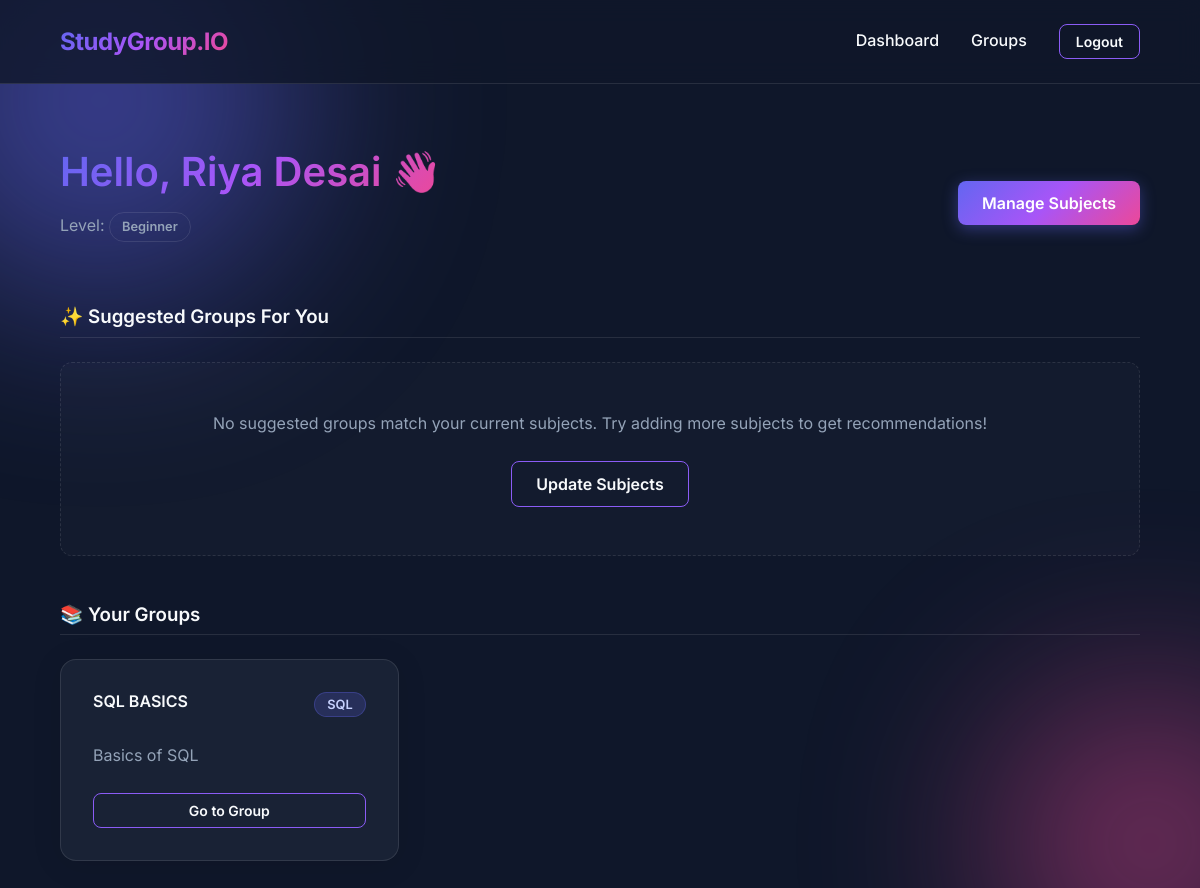
The page / (signed in) on the database its author committed.
### tables this page shows
CREATE TABLE users (
    id INTEGER PRIMARY KEY AUTOINCREMENT,
    prn TEXT UNIQUE NOT NULL,
    name TEXT NOT NULL,
    password_hash TEXT NOT NULL,
    skill_level TEXT NOT NULL
);

CREATE TABLE groups (
    id INTEGER PRIMARY KEY AUTOINCREMENT,
    name TEXT NOT NULL,
    description TEXT,
    subject_id INTEGER NOT NULL,
    creator_id INTEGER NOT NULL,
    created_at TIMESTAMP DEFAULT CURRENT_TIMESTAMP,
    FOREIGN KEY (subject_id) REFERENCES subjects (id),
    FOREIGN KEY (creator_id) REFERENCES users (id)
);

CREATE TABLE subjects (
    id INTEGER PRIMARY KEY AUTOINCREMENT,
    name TEXT UNIQUE NOT NULL
);

### routes/main_route.py (the view)
@main_bp.route('/')
def dashboard():
    user = get_current_user()
    if not user:
        return redirect(url_for('auth.login'))
    user_subjects = get_user_subject_details(user['id'])
    my_groups = get_user_groups(user['id'])
    suggested_groups = get_suggested_groups(user_subjects, user['id'])
    return render_template('dashboard.html', user=user, subjects=user_subjects, my_groups=my_groups, suggested_groups=suggested_groups)

### app.py (called while the page is built)
@app.teardown_appcontext
def close_connection(exception):
    db = getattr(g, '_database', None)
    if db is not None:
        db.close()

@app.context_processor
def inject_user():
    return dict(current_user=get_current_user())

### database.py (called while the page is built)
def get_db():
    db = getattr(g, '_database', None)
    if db is None:
        db = g._database = sqlite3.connect(DATABASE)
        db.row_factory = sqlite3.Row
        db.execute('PRAGMA foreign_keys = ON')
    return db

def query_db(query, args=(), one=False):
    db = get_db()
    cur = db.execute(query, args)
    rv = cur.fetchall()
    db.commit()
    cur.close()
    return (rv[0] if rv else None) if one else rv

### services/authentication.py (called while the page is built)
def get_current_user():
    if 'user_id' in session:
        return query_db('SELECT * FROM users WHERE id = ?', (session['user_id'],), one=True)
    return None

### services/groups.py (called while the page is built, shortened)
def get_user_subject_details(user_id):
    return query_db('''
        SELECT s.id, s.name FROM subjects s
        JOIN user_subjects us ON s.id = us.subject_id
        WHERE us.user_id = ?
    ''', (user_id,))

def get_user_groups(user_id):
    return query_db('''
        SELECT g.*, s.name as subject_name FROM groups g
        JOIN group_members gm ON g.id = gm.group_id
        JOIN subjects s ON g.subject_id = s.id
        WHERE gm.user_id = ?
    ''', (user_id,))

def get_suggested_groups(user_subjects, user_id):
    if not user_subjects:
        return []

### templates/dashboard.html
{% extends "base.html" %}
{% block content %}
<div class="dashboard-header">
    <div>
        <h1>Hello, {{ user['name'] or user['prn'] }} 👋</h1>
        <p>Level: <span class="badge badge-outline">{{ user['skill_level'] }}</span></p>
    </div>
    <a href="{{ url_for('main.manage_subjects') }}" class="btn btn-primary">Manage Subjects</a>
</div>
<h3 class="section-title">✨ Suggested Groups For You</h3>
{% if suggested_groups %}
<div class="grid grid-cols-3">
    {% for group in suggested_groups %}
    <div class="glass-card">
        <div style="display: flex; justify-content: space-between; align-items: start; margin-bottom: 1rem;">
            <h4>{{ group['name'] }}</h4>
            <span class="badge badge-subject">{{ group['subject_name'] }}</span>
        </div>
        <p>{{ group['description'] }}</p>
        <div style="display: flex; justify-content: space-between; align-items: center; margin-top: 1.5rem;">
            <span style="color: var(--text-secondary); font-size: 0.9rem;">👥 {{ group['member_count'] }} members</span>
            <a href="{{ url_for('groups.group_detail', group_id=group['id']) }}" class="btn btn-outline btn-sm">View
                Group</a>
        </div>
    </div>
    {% endfor %}
</div>
{% else %}
<div class="empty-state">
    <p>No suggested groups match your current subjects. Try adding more subjects to get recommendations!</p>
    <a href="{{ url_for('main.manage_subjects') }}" class="btn btn-outline">Update Subjects</a>
</div>
{% endif %}
<h3 class="section-title">📚 Your Groups</h3>
{% if my_groups %}
<div class="grid grid-cols-3">
    {% for group in my_groups %}
    <div class="glass-card">
        <div style="display: flex; justify-content: space-between; align-items: start; margin-bottom: 1rem;">
            <h4>{{ group['name'] }}</h4>
            <span class="badge badge-subject">{{ group['subject_name'] }}</span>
        </div>
        <p>{{ group['description'] }}</p>
        <div style="margin-top: 1.5rem;">
            <a href="{{ url_for('groups.group_detail', group_id=group['id']) }}" class="btn btn-outline btn-sm"
                style="width: 100%;">Go to Group</a>
        </div>
    </div>
    {% endfor %}
</div>
{% else %}
<div class="empty-state">
    <p>You haven't joined any groups yet.</p>
    <a href="{{ url_for('groups.groups') }}" class="btn btn-primary">Browse Groups</a>
</div>
{% endif %}
{% endblock %}

### static/css/style.css (style rules this page uses)
:root { --bg-color: #0f172a; --text-primary: #f8fafc; --text-secondary: #94a3b8; --primary-gradient: linear-gradient(135deg, #6366f1, #a855f7, #ec4899); --card-bg: rgba(30, 41, 59, 0.7); --border-color: rgba(255, 255, 255, 0.1); --glass-blur: blur(12px); --accent: #8b5cf6; --success: #10b981; --error: #ef4444; }
* { margin: 0; padding: 0; box-sizing: border-box; }
body { font-family: 'Inter', sans-serif; background-color: var(--bg-color); color: var(--text-primary); min-height: 100vh; display: flex; flex-direction: column; overflow-x: hidden; position: relative; }
body::before, body::after { content: ''; position: fixed; border-radius: 50%; filter: blur(100px); z-index: -1; opacity: 0.5; pointer-events: none; }
body::before { width: 400px; height: 400px; background: #6366f1; top: -100px; left: -100px; }
body::after { width: 300px; height: 300px; background: #ec4899; bottom: -100px; right: -100px; }
a { color: var(--text-primary); text-decoration: none; transition: all 0.3s ease; }
h1, h2, h3, h4 { font-weight: 600; margin-bottom: 1rem; line-height: 1.2; }
h1 { font-size: 2.5rem; background: var(--primary-gradient); -webkit-background-clip: text; background-clip: text; -webkit-text-fill-color: transparent; display: inline-block; }
p { color: var(--text-secondary); line-height: 1.6; margin-bottom: 1rem; }
.glass-card { background: var(--card-bg); backdrop-filter: var(--glass-blur); border: 1px solid var(--border-color); border-radius: 16px; padding: 2rem; box-shadow: 0 4px 30px rgba(0, 0, 0, 0.1); transition: transform 0.3s ease, box-shadow 0.3s ease, border-color 0.3s ease; }
.btn { display: inline-flex; align-items: center; justify-content: center; padding: 0.75rem 1.5rem; border-radius: 8px; font-weight: 600; cursor: pointer; transition: all 0.3s ease; border: none; font-family: inherit; font-size: 1rem; text-align: center; gap: 0.5rem; }
.btn-primary { background: var(--primary-gradient); color: white; box-shadow: 0 4px 15px rgba(99, 102, 241, 0.4); }
.btn-outline { background: transparent; border: 1px solid var(--accent); color: var(--text-primary); }
.btn-sm { padding: 0.5rem 1rem; font-size: 0.875rem; }
.badge { display: inline-block; padding: 0.25rem 0.75rem; border-radius: 9999px; font-size: 0.8rem; font-weight: 600; background: rgba(255, 255, 255, 0.1); border: 1px solid rgba(255, 255, 255, 0.2); }
.badge-subject { background: rgba(99, 102, 241, 0.2); color: #c7d2fe; border-color: rgba(99, 102, 241, 0.3); }
.badge-outline { background: transparent; color: var(--text-secondary); border: 1px solid var(--border-color); }
.grid { display: grid; gap: 2rem; }
.grid-cols-3 { grid-template-columns: repeat(auto-fill, minmax(300px, 1fr)); }
.dashboard-header { display: flex; justify-content: space-between; align-items: center; margin-bottom: 2rem; }
.section-title { display: flex; align-items: center; gap: 0.5rem; margin-top: 3rem; margin-bottom: 1.5rem; padding-bottom: 0.5rem; border-bottom: 1px solid var(--border-color); }
.empty-state { text-align: center; padding: 3rem 1rem; background: rgba(255, 255, 255, 0.02); border-radius: 12px; border: 1px dashed var(--border-color); }
.empty-state p { margin-bottom: 1.5rem; }

### rows shown on the page
users: name "Riya Desai", skill_level "Beginner"
groups: name "SQL BASICS", subject_name "SQL", description "Basics of SQL"
